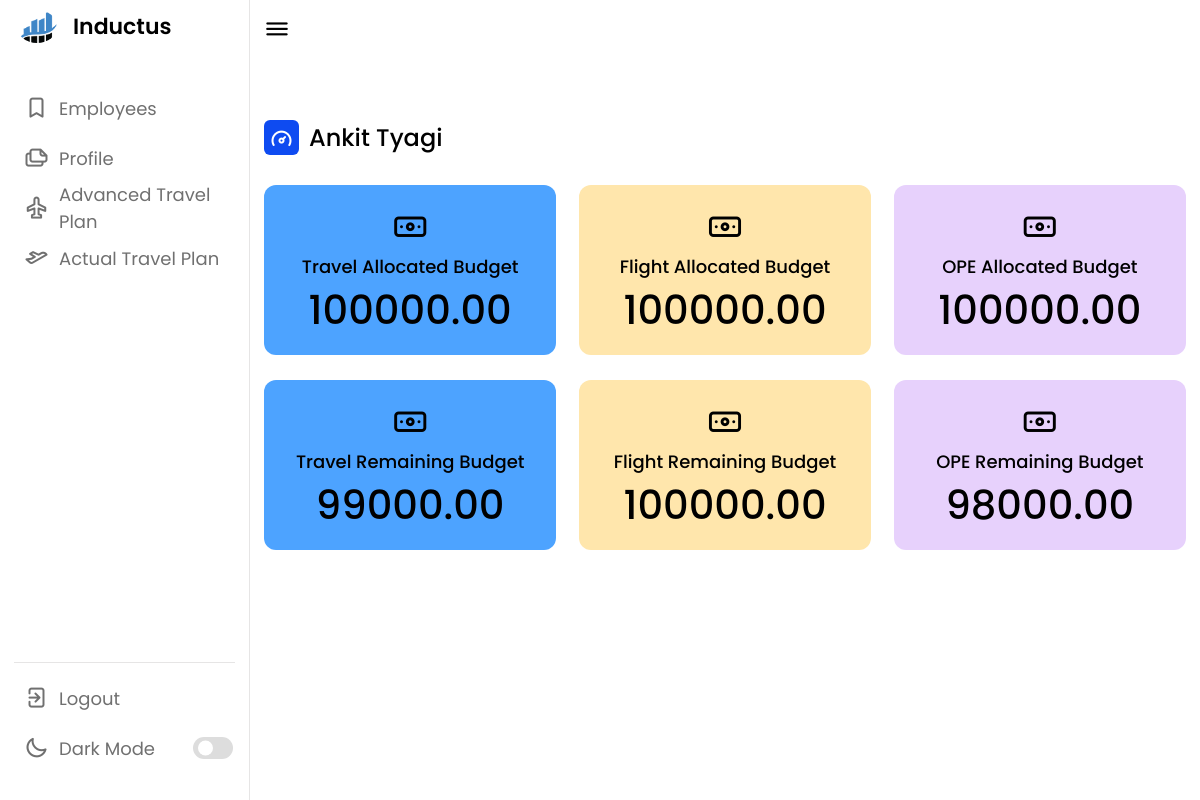
The page /employee/7e06c45b-a5ca-460d-8b0e-29f9c961be03/ (signed in) on the database as committed earlier.
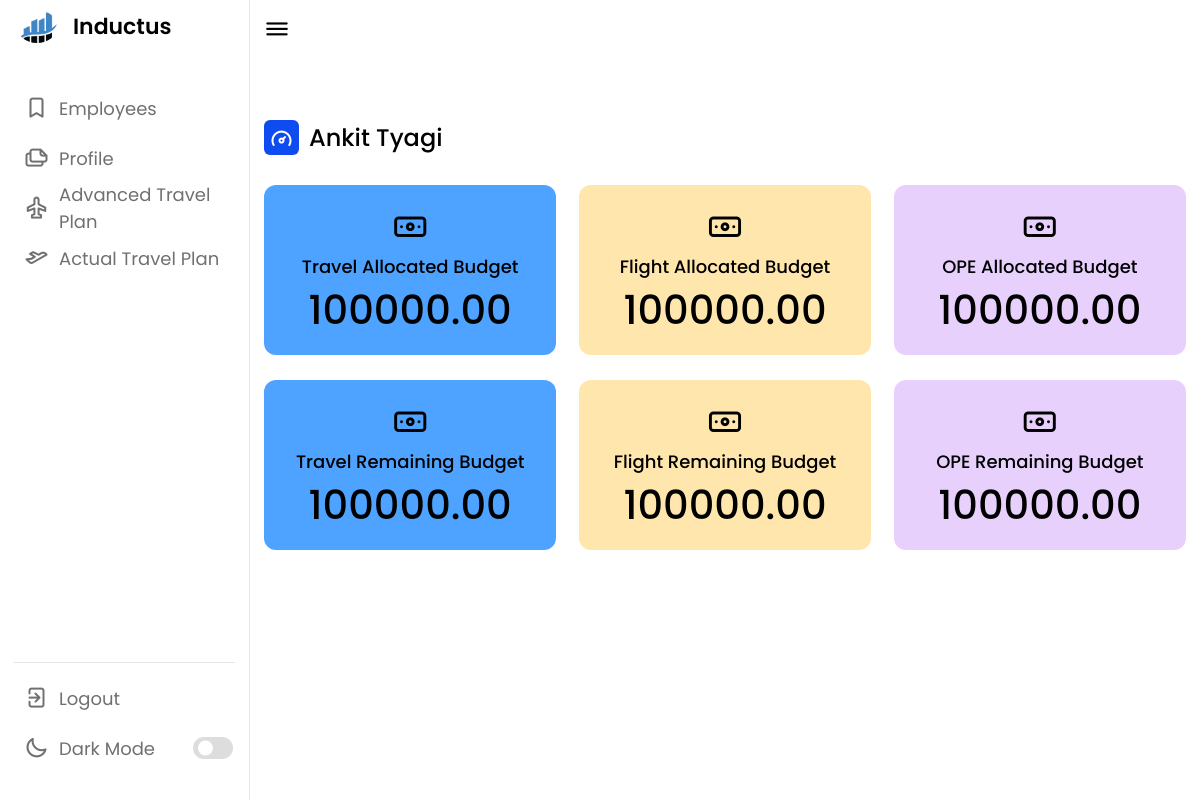
The same page on the database as committed later.
### base/models.py (models this page shows)
class TravelBudget(models.Model):
    uuid = models.UUIDField(default = uuid.uuid4,primary_key=True,editable=False)
    employee = models.ForeignKey(Employee,on_delete=models.CASCADE, null = True)
    allocated_budget = models.DecimalField(decimal_places=2,default = 0,max_digits = 10)
    from_date = models.DateField(null = True)
    to_date = models.DateField(null = True)
    remaining_budget = models.DecimalField(decimal_places=2,default = 0,max_digits = 10)

class OPEBudget(models.Model):
    uuid = models.UUIDField(default = uuid.uuid4,primary_key=True,editable=False)
    employee = models.ForeignKey(Employee,on_delete=models.CASCADE, null = True)
    allocated_budget = models.DecimalField(decimal_places=2,default = 0,max_digits = 10)
    from_date = models.DateField(null = True)
    to_date = models.DateField(null = True)
    remaining_budget = models.DecimalField(decimal_places=2,default = 0,max_digits = 10)

### base/views.py (the view)
# urls.py: path('employee/<str:pk>/',EmployeeProfileView,name = "employee"),
@login_required(login_url='login')
def EmployeeProfileView(request,pk):
    flight_budget=0
    travel_budget=0
    ope_budget=0
    employee=0
    remaining_budget_flight = 0
    remaining_budget_ope =0
    remaining_budget_travel = 0
    try:
        employee = Employee.objects.get(uuid=pk)
        flight_budget = FlightBudget.objects.get(employee=employee)
        travel_budget = TravelBudget.objects.get(employee=employee)
        ope_budget = OPEBudget.objects.get(employee=employee)
        remaining_budget_flight = float(flight_budget.allocated_budget) * (0.2)
        remaining_budget_travel = float(travel_budget.allocated_budget) * (0.2)
        remaining_budget_ope = float(ope_budget.allocated_budget) * (0.2)
    except:
        pass
    context = {
        'employee': employee,
        'flight_budget' : flight_budget,
        'travel_budget' : travel_budget,
        'ope_budget' : ope_budget,
        'remaining_budget_flight':remaining_budget_flight,
        'remaining_budget_travel':remaining_budget_travel,
        'remaining_budget_ope':remaining_budget_ope,
    }
    return render(request,"profile.html",context)

### base/templates/profile.html (shortened to what the changed rows need)
{% load static %}
<!DOCTYPE html>
<html lang="en">
<head>
    <link rel="stylesheet" href="{% static 'style.css' %}">
    <link rel="stylesheet" href="https://unicons.iconscout.com/release/v4.0.0/css/line.css">
</head>
<body>
    <section class="dashboard">
        <div class="dash-content">
            <div class="overview">
                <div class="activity">
                    <div class="boxes">
                        <div class="box box1">
                            <i class="uil uil-money-bill"></i>
                            <span class="text">Travel Allocated Budget </span>
                            {% if travel_budget == 0  %}
                            <span class="number">0</span>
                            {% else %}
                            <span class="number">{{travel_budget.allocated_budget}}</span>
                            {% endif %}
                        </div>
                        <div class="box box3">
                            <i class="uil uil-money-bill"></i>
                            <span class="text">OPE Allocated Budget</span>
                            {% if ope_budget == 0  %}
                            <span class="number">0</span>
                            {% else %}
                            <span class="number">{{ope_budget.allocated_budget}}</span>
                            {% endif %}
                        </div>
                    </div>
<br>
                    <div class="boxes">
                        {% if travel_budget.remaining_budget <= remaining_budget_travel %}
                        <div class="box box1" style="background-color: red;">
                            <i class="uil uil-money-bill"></i>
                            <span class="text">Travel Remaining Budget </span>
                            {% if travel_budget == 0  %}
                            <span class="number">0</span>
                            {% else %}
                            <span class="number">{{travel_budget.remaining_budget}}</span>
                            {% endif %}
                        </div>
                        {% else %}
                        <div class="box box1">
                            <i class="uil uil-money-bill"></i>
                            <span class="text">Travel Remaining Budget </span>
                            {% if travel_budget == 0  %}
                            <span class="number">0</span>
                            {% else %}
                            <span class="number">{{travel_budget.remaining_budget}}</span>
                            {% endif %}
                        </div>
                        {% endif %}
                        {% if ope_budget.remaining_budget <= remaining_budget_ope %}
                        <div class="box box3">
                            <i class="uil uil-money-bill"></i>
                            <span class="text">OPE Remaining Budget </span>
                            {% if ope_budget == 0  %}
                            <span class="number">0</span>
                            {% else %}
                            <span class="number">{{ope_budget.remaining_budget}}</span>
                            {% endif %}
                        </div>
                        {% else %}
                        <div class="box box3">
                            <i class="uil uil-money-bill"></i>
                            <span class="text">OPE Remaining Budget </span>
                            {% if ope_budget == 0  %}
                            <span class="number">0</span>
                            {% else %}
                            <span class="number">{{ope_budget.remaining_budget}}</span>
                            {% endif %}
                        </div>
                       {% endif %}
                        </div>
                    </div>
                    </div>
                    </div>
    </section>
</body>
</html>

Rows that differ between the two databases and show on the page:
changed TravelBudget: remaining_budget "99000.00" → "100000.00"
changed OPEBudget: remaining_budget "98000.00" → "100000.00"
